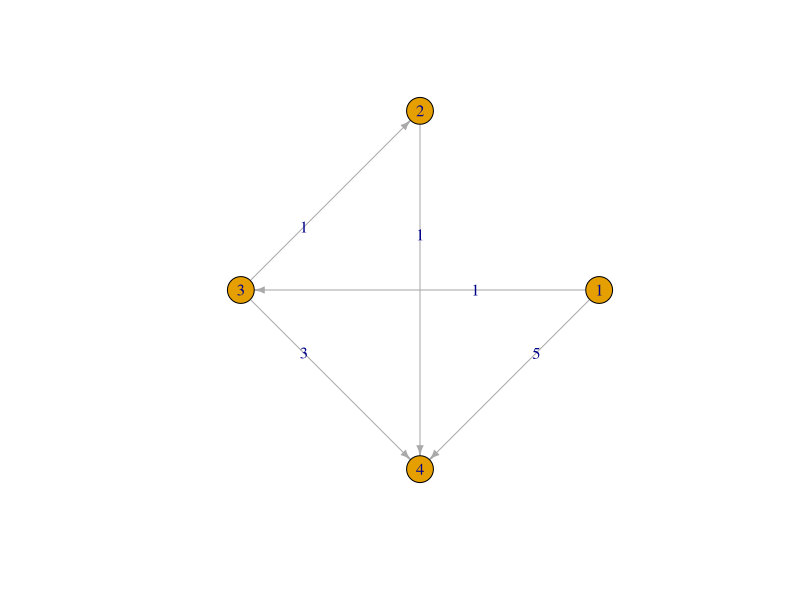
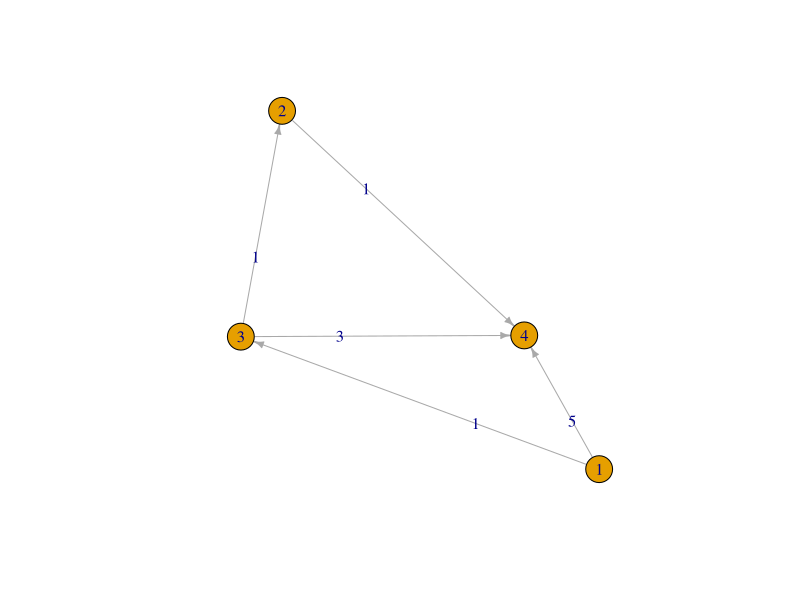

Source code (R) for these figures, in order:
Mn <- function(R, A){
  min <- Inf
  m <- ""
  for (i in 1:length(A)){
    if ((R[i] < min) & (A[i] == 0)){
      m <- i
      min <- R[i]
    }
  }
  return(m)
}

Dijkstra <- function(M, v1, v2){
  n <- ncol(M)
  answer <- list()
  
  if (!(v1 %in% (1:n)) || !(v2 %in% (1:n))){
    stop("Такой вершины не существует")
  }
  else if (!(is.numeric(v1) || !(is.numeric(v2)))){
    stop("Вершина должна задаваться числом")
  }
  else if (v1 == v2) {
    stop("Введите разные вершины")
  }
  
  R <- M[v1, ]
  A <- rep(0, n)
  A[v1] <- 1
  P <- rep(0, n)
  P[(M[v1, ] != Inf)] <- v1
  
  while (sum(A) != length(A)){
    k <- Mn(R, A)
    if (k == "") {
      break
    }
    
    for (i in (1:n)) {
      if (R[i] > (R[k] + M[k, i])){
        R[i] <- R[k] + M[k, i]
        P[i] <- k
      }
      A[k] <- 1
    }
  }
  
  if (P[v2] != 0){
    path <- v2
    if (P[v2] == v1){
      path <- c(v1, v2)
    }else{
      while (P[v2] != v1){
        P[v2] <- P[path[1]]
        path <- c(P[v2], path)
      }
    }
  }else{
    path <- Inf
  }
  
  answer <- list(length = R[v2], path = path)
  return(answer)
}
#my_data = c(Inf, Inf, 5, 1,
            #Inf, Inf, Inf, 1,
            #Inf, 1, Inf, 3,
            #Inf, Inf, Inf, Inf)
M <- matrix(0, nrow = 4, ncol = 4)
M[1,] <- c(Inf, Inf, 1, 5)
M[2,] <- c(Inf, Inf, Inf, 1)
M[3,] <- c(Inf, 1, Inf, 3)
M[4,] <- c(Inf, Inf, Inf, Inf)

Dijkstra(M, 1, 4)

func_res <- Dijkstra(M, 1, 4)
print(func_res)


#график
install.packages('igraph')
library('igraph')
set.seed(42)
g <- M
g[g == Inf] <- 0
a <- graph.adjacency(g, mode = "directed", weighted = T)
plot(a, edge.label = c(t(g)[t(g) != 0]),
            edge.arrow.size = 0.5, layout = layout_in_circle)
plot(a, edge.label = c(t(g)[t(g) != 0]), edge.arrow.size = 0.5)
